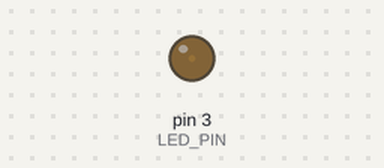
The sketch below on a simulated Arduino Uno, built with avr-gcc and run on an emulated ATmega328P. Shown: output pins drawn as LEDs (lit = HIGH). What the sketch prints to the serial monitor is not drawn.

Above: at 0.05 s.
At 0.65 s:
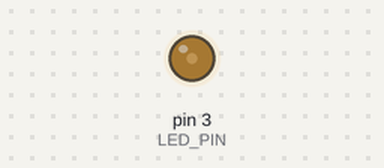
At 1.3 s:
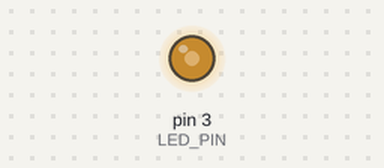
At 2.6 s:
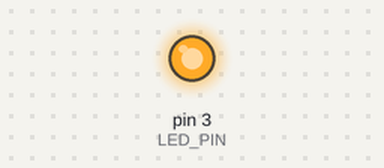
Timing chart, 0 to 6.0 s (numbered marks = the images above):
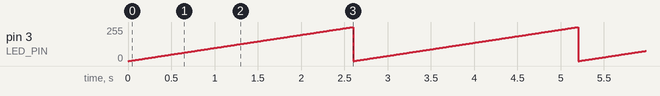

Measured:
- by itself, pin 3 (LED_PIN): ramps from 0/255 to 255/255 and jumps back, once every 2.6 s

The sketch:

07.Analog_01.ino
```cpp
int LED_PIN = 3;
int brightness = 0;

void setup() {
  pinMode(LED_PIN, OUTPUT);
  // 시리얼 통신: 글자, 숫자, 데이터 값을 주고 받는 통신
  // serial: 시리얼 통신을 담당하는 객체
  // .begin(): 시리얼 객체에 내장된 메서드
  Serial.begin(9600); // 시리얼 통신을 9600속도로 시작해라
}

void loop() {
  for (brightness = 0; brightness < 256; brightness++) {
    analogWrite(LED_PIN, brightness);
    delay(10);
    Serial.println(brightness); // 시리얼 모니터에 출력하는 함수, 통신 상태를 확인하거나 디버깅용으로 사용
  }
}
```
